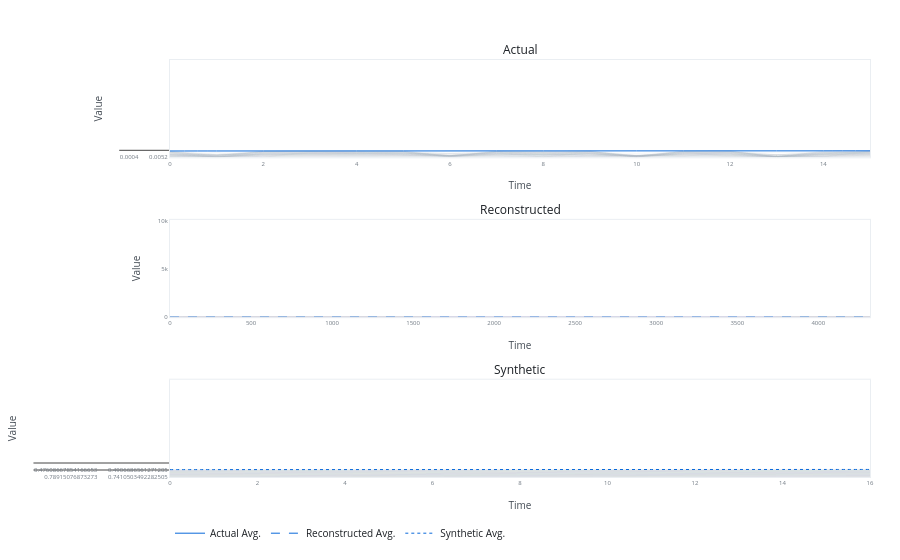

Here is the notebook cell this chart was saved with:
### Code cell
# Plot the actual, reconstructed and synthetic data
import kaleido
kaleido.get_chrome_sync()

fig = plot(actual=X1_test, reconstructed=x_hat, synthetic=x_sim)
fig.write_image("results.png", scale=4, height=900, width=700)
fig.show()

### Figure 1 — Plotly figure (JSON) as saved in the notebook; plotly's stock layout.template omitted (floating-point values rounded to 4 significant figures; data arrays with more than 128 entries replaced by an {"elided": "..."} marker saying what was removed)
{"data": [{"line": {"color": "rgba(175,184,193,0.2)", "width": 0.5}, "mode": "lines", "showlegend": false, "type": "scatter", "xaxis": "x", "y": {"elided": "96x16 float values"}, "yaxis": "y"}, {"line": {"color": "rgba(175,184,193,0.2)", "width": 0.5}, "mode": "lines", "showlegend": false, "type": "scatter", "xaxis": "x", "y": {"elided": "96x16 float values"}, "yaxis": "y"}, {"line": {"color": "rgba(175,184,193,0.2)", "width": 0.5}, "mode": "lines", "showlegend": false, "type": "scatter", "xaxis": "x", "y": {"elided": "96x16 float values"}, "yaxis": "y"}, {"line": {"color": "rgba(175,184,193,0.2)", "width": 0.5}, "mode": "lines", "showlegend": false, "type": "scatter", "xaxis": "x", "y": {"elided": "96x16 float values"}, "yaxis": "y"}, {"line": {"color": "rgba(175,184,193,0.2)", "width": 0.5}, "mode": "lines", "showlegend": false, "type": "scatter", "xaxis": "x", "y": {"elided": "96x16 float values"}, "yaxis": "y"}, {"line": {"color": "rgba(175,184,193,0.2)", "width": 0.5}, "mode": "lines", "showlegend": false, "type": "scatter", "xaxis": "x", "y": {"elided": "96x16 float values"}, "yaxis": "y"}, {"line": {"color": "rgba(175,184,193,0.2)", "width": 0.5}, "mode": "lines", "showlegend": false, "type": "scatter", "xaxis": "x", "y": {"elided": "96x16 float values"}, "yaxis": "y"}, {"line": {"color": "rgba(175,184,193,0.2)", "width": 0.5}, "mode": "lines", "showlegend": false, "type": "scatter", "xaxis": "x", "y": {"elided": "96x16 float values"}, "yaxis": "y"}, {"line": {"color": "rgba(175,184,193,0.2)", "width": 0.5}, "mode": "lines", "showlegend": false, "type": "scatter", "xaxis": "x", "y": {"elided": "96x16 float values"}, "yaxis": "y"}, {"line": {"color": "rgba(175,184,193,0.2)", "width": 0.5}, "mode": "lines", "showlegend": false, "type": "scatter", "xaxis": "x", "y": {"elided": "96x16 float values"}, "yaxis": "y"}, {"line": {"color": "rgba(175,184,193,0.2)", "width": 0.5}, "mode": "lines", "showlegend": false, "type": "scatter", "xaxis": "x", "y": {"elided": "96x16 float values"}, "yaxis": "y"}, {"line": {"color": "rgba(175,184,193,0.2)", "width": 0.5}, "mode": "lines", "showlegend": false, "type": "scatter", "xaxis": "x", "y": {"elided": "96x16 float values"}, "yaxis": "y"}, {"line": {"color": "rgba(175,184,193,0.2)", "width": 0.5}, "mode": "lines", "showlegend": false, "type": "scatter", "xaxis": "x", "y": {"elided": "96x16 float values"}, "yaxis": "y"}, {"line": {"color": "rgba(175,184,193,0.2)", "width": 0.5}, "mode": "lines", "showlegend": false, "type": "scatter", "xaxis": "x", "y": {"elided": "96x16 float values"}, "yaxis": "y"}, {"line": {"color": "rgba(175,184,193,0.2)", "width": 0.5}, "mode": "lines", "showlegend": false, "type": "scatter", "xaxis": "x", "y": {"elided": "96x16 float values"}, "yaxis": "y"}, {"line": {"color": "rgba(175,184,193,0.2)", "width": 0.5}, "mode": "lines", "showlegend": false, "type": "scatter", "xaxis": "x", "y": {"elided": "96x16 float values"}, "yaxis": "y"}, {"line": {"color": "rgba(175,184,193,0.2)", "width": 0.5}, "mode": "lines", "showlegend": false, "type": "scatter", "xaxis": "x", "y": {"elided": "96x16 float values"}, "yaxis": "y"}, {"line": {"color": "rgba(175,184,193,0.2)", "width": 0.5}, "mode": "lines", "showlegend": false, "type": "scatter", "xaxis": "x", "y": {"elided": "96x16 float values"}, "yaxis": "y"}, {"line": {"color": "rgba(175,184,193,0.2)", "width": 0.5}, "mode": "lines", "showlegend": false, "type": "scatter", "xaxis": "x", "y": {"elided": "96x16 float values"}, "yaxis": "y"}, {"line": {"color": "rgba(175,184,193,0.2)", "width": 0.5}, "mode": "lines", "showlegend": false, "type": "scatter", "xaxis": "x", "y": {"elided": "96x16 float values"}, "yaxis": "y"}, {"line": {"color": "rgba(175,184,193,0.2)", "width": 0.5}, "mode": "lines", "showlegend": false, "type": "scatter", "xaxis": "x", "y": {"elided": "96x16 float values"}, "yaxis": "y"}, {"line": {"color": "rgba(175,184,193,0.2)", "width": 0.5}, "mode": "lines", "showlegend": false, "type": "scatter", "xaxis": "x", "y": {"elided": "96x16 float values"}, "yaxis": "y"}, {"line": {"color": "rgba(175,184,193,0.2)", "width": 0.5}, "mode": "lines", "showlegend": false, "type": "scatter", "xaxis": "x", "y": {"elided": "96x16 float values"}, "yaxis": "y"}, {"line": {"color": "rgba(175,184,193,0.2)", "width": 0.5}, "mode": "lines", "showlegend": false, "type": "scatter", "xaxis": "x", "y": {"elided": "96x16 float values"}, "yaxis": "y"}, {"line": {"color": "rgba(175,184,193,0.2)", "width": 0.5}, "mode": "lines", "showlegend": false, "type": "scatter", "xaxis": "x", "y": {"elided": "96x16 float values"}, "yaxis": "y"}, {"line": {"color": "rgba(175,184,193,0.2)", "width": 0.5}, "mode": "lines", "showlegend": false, "type": "scatter", "xaxis": "x", "y": {"elided": "96x16 float values"}, "yaxis": "y"}, {"line": {"color": "rgba(175,184,193,0.2)", "width": 0.5}, "mode": "lines", "showlegend": false, "type": "scatter", "xaxis": "x", "y": {"elided": "96x16 float values"}, "yaxis": "y"}, {"line": {"color": "rgba(175,184,193,0.2)", "width": 0.5}, "mode": "lines", "showlegend": false, "type": "scatter", "xaxis": "x", "y": {"elided": "96x16 float values"}, "yaxis": "y"}, {"line": {"color": "rgba(175,184,193,0.2)", "width": 0.5}, "mode": "lines", "showlegend": false, "type": "scatter", "xaxis": "x", "y": {"elided": "96x16 float values"}, "yaxis": "y"}, {"line": {"color": "rgba(175,184,193,0.2)", "width": 0.5}, "mode": "lines", "showlegend": false, "type": "scatter", "xaxis": "x", "y": {"elided": "96x16 float values"}, "yaxis": "y"}, {"line": {"color": "rgba(175,184,193,0.2)", "width": 0.5}, "mode": "lines", "showlegend": false, "type": "scatter", "xaxis": "x", "y": {"elided": "96x16 float values"}, "yaxis": "y"}, {"line": {"color": "rgba(175,184,193,0.2)", "width": 0.5}, "mode": "lines", "showlegend": false, "type": "scatter", "xaxis": "x", "y": {"elided": "96x16 float values"}, "yaxis": "y"}, {"line": {"color": "rgba(175,184,193,0.2)", "width": 0.5}, "mode": "lines", "showlegend": false, "type": "scatter", "xaxis": "x", "y": {"elided": "96x16 float values"}, "yaxis": "y"}, {"line": {"color": "rgba(175,184,193,0.2)", "width": 0.5}, "mode": "lines", "showlegend": false, "type": "scatter", "xaxis": "x", "y": {"elided": "96x16 float values"}, "yaxis": "y"}, {"line": {"color": "rgba(175,184,193,0.2)", "width": 0.5}, "mode": "lines", "showlegend": false, "type": "scatter", "xaxis": "x", "y": {"elided": "96x16 float values"}, "yaxis": "y"}, {"line": {"color": "rgba(175,184,193,0.2)", "width": 0.5}, "mode": "lines", "showlegend": false, "type": "scatter", "xaxis": "x", "y": {"elided": "96x16 float values"}, "yaxis": "y"}, {"line": {"color": "rgba(175,184,193,0.2)", "width": 0.5}, "mode": "lines", "showlegend": false, "type": "scatter", "xaxis": "x", "y": {"elided": "96x16 float values"}, "yaxis": "y"}, {"line": {"color": "rgba(175,184,193,0.2)", "width": 0.5}, "mode": "lines", "showlegend": false, "type": "scatter", "xaxis": "x", "y": {"elided": "96x16 float values"}, "yaxis": "y"}, {"line": {"color": "rgba(175,184,193,0.2)", "width": 0.5}, "mode": "lines", "showlegend": false, "type": "scatter", "xaxis": "x", "y": {"elided": "96x16 float values"}, "yaxis": "y"}, {"line": {"color": "rgba(175,184,193,0.2)", "width": 0.5}, "mode": "lines", "showlegend": false, "type": "scatter", "xaxis": "x", "y": {"elided": "96x16 float values"}, "yaxis": "y"}, {"line": {"color": "rgba(175,184,193,0.2)", "width": 0.5}, "mode": "lines", "showlegend": false, "type": "scatter", "xaxis": "x", "y": {"elided": "96x16 float values"}, "yaxis": "y"}, {"line": {"color": "rgba(175,184,193,0.2)", "width": 0.5}, "mode": "lines", "showlegend": false, "type": "scatter", "xaxis": "x", "y": {"elided": "96x16 float values"}, "yaxis": "y"}, {"line": {"color": "rgba(175,184,193,0.2)", "width": 0.5}, "mode": "lines", "showlegend": false, "type": "scatter", "xaxis": "x", "y": {"elided": "96x16 float values"}, "yaxis": "y"}, {"line": {"color": "rgba(175,184,193,0.2)", "width": 0.5}, "mode": "lines", "showlegend": false, "type": "scatter", "xaxis": "x", "y": {"elided": "96x16 float values"}, "yaxis": "y"}, {"line": {"color": "rgba(175,184,193,0.2)", "width": 0.5}, "mode": "lines", "showlegend": false, "type": "scatter", "xaxis": "x", "y": {"elided": "96x16 float values"}, "yaxis": "y"}, {"line": {"color": "#0969da", "shape": "spline", "width": 1}, "mode": "lines", "name": "Actual Avg.", "showlegend": true, "type": "scatter", "xaxis": "x", "y": {"elided": "96x16 float values"}, "yaxis": "y"}, {"line": {"color": "rgba(175,184,193,0.2)", "width": 0.5}, "mode": "lines", "showlegend": false, "type": "scatter", "xaxis": "x2", "y": {"elided": "4320 float values"}, "yaxis": "y2"}, {"line": {"color": "rgba(175,184,193,0.2)", "width": 0.5}, "mode": "lines", "showlegend": false, "type": "scatter", "xaxis": "x2", "y": {"elided": "4320 float values"}, "yaxis": "y2"}, {"line": {"color": "rgba(175,184,193,0.2)", "width": 0.5}, "mode": "lines", "showlegend": false, "type": "scatter", "xaxis": "x2", "y": {"elided": "4320 float values"}, "yaxis": "y2"}, {"line": {"color": "rgba(175,184,193,0.2)", "width": 0.5}, "mode": "lines", "showlegend": false, "type": "scatter", "xaxis": "x2", "y": {"elided": "4320 float values"}, "yaxis": "y2"}, {"line": {"color": "rgba(175,184,193,0.2)", "width": 0.5}, "mode": "lines", "showlegend": false, "type": "scatter", "xaxis": "x2", "y": {"elided": "4320 float values"}, "yaxis": "y2"}, {"line": {"color": "rgba(175,184,193,0.2)", "width": 0.5}, "mode": "lines", "showlegend": false, "type": "scatter", "xaxis": "x2", "y": {"elided": "4320 float values"}, "yaxis": "y2"}, {"line": {"color": "rgba(175,184,193,0.2)", "width": 0.5}, "mode": "lines", "showlegend": false, "type": "scatter", "xaxis": "x2", "y": {"elided": "4320 float values"}, "yaxis": "y2"}, {"line": {"color": "rgba(175,184,193,0.2)", "width": 0.5}, "mode": "lines", "showlegend": false, "type": "scatter", "xaxis": "x2", "y": {"elided": "4320 float values"}, "yaxis": "y2"}, {"line": {"color": "rgba(175,184,193,0.2)", "width": 0.5}, "mode": "lines", "showlegend": false, "type": "scatter", "xaxis": "x2", "y": {"elided": "4320 float values"}, "yaxis": "y2"}, {"line": {"color": "rgba(175,184,193,0.2)", "width": 0.5}, "mode": "lines", "showlegend": false, "type": "scatter", "xaxis": "x2", "y": {"elided": "4320 float values"}, "yaxis": "y2"}, {"line": {"color": "rgba(175,184,193,0.2)", "width": 0.5}, "mode": "lines", "showlegend": false, "type": "scatter", "xaxis": "x2", "y": {"elided": "4320 float values"}, "yaxis": "y2"}, {"line": {"color": "rgba(175,184,193,0.2)", "width": 0.5}, "mode": "lines", "showlegend": false, "type": "scatter", "xaxis": "x2", "y": {"elided": "4320 float values"}, "yaxis": "y2"}, {"line": {"color": "rgba(175,184,193,0.2)", "width": 0.5}, "mode": "lines", "showlegend": false, "type": "scatter", "xaxis": "x2", "y": {"elided": "4320 float values"}, "yaxis": "y2"}, {"line": {"color": "rgba(175,184,193,0.2)", "width": 0.5}, "mode": "lines", "showlegend": false, "type": "scatter", "xaxis": "x2", "y": {"elided": "4320 float values"}, "yaxis": "y2"}, {"line": {"color": "rgba(175,184,193,0.2)", "width": 0.5}, "mode": "lines", "showlegend": false, "type": "scatter", "xaxis": "x2", "y": {"elided": "4320 float values"}, "yaxis": "y2"}, {"line": {"color": "rgba(175,184,193,0.2)", "width": 0.5}, "mode": "lines", "showlegend": false, "type": "scatter", "xaxis": "x2", "y": {"elided": "4320 float values"}, "yaxis": "y2"}, {"line": {"color": "rgba(175,184,193,0.2)", "width": 0.5}, "mode": "lines", "showlegend": false, "type": "scatter", "xaxis": "x2", "y": {"elided": "4320 float values"}, "yaxis": "y2"}, {"line": {"color": "#0969da", "dash": "dash", "shape": "spline", "width": 1}, "mode": "lines", "name": "Reconstructed Avg.", "showlegend": true, "type": "scatter", "xaxis": "x2", "y": {"elided": "4320 float values"}, "yaxis": "y2"}, {"line": {"color": "rgba(175,184,193,0.2)", "width": 0.5}, "mode": "lines", "showlegend": false, "type": "scatter", "xaxis": "x3", "y": {"elided": "96x17 float values"}, "yaxis": "y3"}, {"line": {"color": "rgba(175,184,193,0.2)", "width": 0.5}, "mode": "lines", "showlegend": false, "type": "scatter", "xaxis": "x3", "y": {"elided": "96x17 float values"}, "yaxis": "y3"}, {"line": {"color": "rgba(175,184,193,0.2)", "width": 0.5}, "mode": "lines", "showlegend": false, "type": "scatter", "xaxis": "x3", "y": {"elided": "96x17 float values"}, "yaxis": "y3"}, {"line": {"color": "rgba(175,184,193,0.2)", "width": 0.5}, "mode": "lines", "showlegend": false, "type": "scatter", "xaxis": "x3", "y": {"elided": "96x17 float values"}, "yaxis": "y3"}, {"line": {"color": "rgba(175,184,193,0.2)", "width": 0.5}, "mode": "lines", "showlegend": false, "type": "scatter", "xaxis": "x3", "y": {"elided": "96x17 float values"}, "yaxis": "y3"}, {"line": {"color": "rgba(175,184,193,0.2)", "width": 0.5}, "mode": "lines", "showlegend": false, "type": "scatter", "xaxis": "x3", "y": {"elided": "96x17 float values"}, "yaxis": "y3"}, {"line": {"color": "rgba(175,184,193,0.2)", "width": 0.5}, "mode": "lines", "showlegend": false, "type": "scatter", "xaxis": "x3", "y": {"elided": "96x17 float values"}, "yaxis": "y3"}, {"line": {"color": "rgba(175,184,193,0.2)", "width": 0.5}, "mode": "lines", "showlegend": false, "type": "scatter", "xaxis": "x3", "y": {"elided": "96x17 float values"}, "yaxis": "y3"}, {"line": {"color": "rgba(175,184,193,0.2)", "width": 0.5}, "mode": "lines", "showlegend": false, "type": "scatter", "xaxis": "x3", "y": {"elided": "96x17 float values"}, "yaxis": "y3"}, {"line": {"color": "rgba(175,184,193,0.2)", "width": 0.5}, "mode": "lines", "showlegend": false, "type": "scatter", "xaxis": "x3", "y": {"elided": "96x17 float values"}, "yaxis": "y3"}, {"line": {"color": "rgba(175,184,193,0.2)", "width": 0.5}, "mode": "lines", "showlegend": false, "type": "scatter", "xaxis": "x3", "y": {"elided": "96x17 float values"}, "yaxis": "y3"}, {"line": {"color": "rgba(175,184,193,0.2)", "width": 0.5}, "mode": "lines", "showlegend": false, "type": "scatter", "xaxis": "x3", "y": {"elided": "96x17 float values"}, "yaxis": "y3"}, {"line": {"color": "rgba(175,184,193,0.2)", "width": 0.5}, "mode": "lines", "showlegend": false, "type": "scatter", "xaxis": "x3", "y": {"elided": "96x17 float values"}, "yaxis": "y3"}, {"line": {"color": "rgba(175,184,193,0.2)", "width": 0.5}, "mode": "lines", "showlegend": false, "type": "scatter", "xaxis": "x3", "y": {"elided": "96x17 float values"}, "yaxis": "y3"}, {"line": {"color": "rgba(175,184,193,0.2)", "width": 0.5}, "mode": "lines", "showlegend": false, "type": "scatter", "xaxis": "x3", "y": {"elided": "96x17 float values"}, "yaxis": "y3"}, {"line": {"color": "rgba(175,184,193,0.2)", "width": 0.5}, "mode": "lines", "showlegend": false, "type": "scatter", "xaxis": "x3", "y": {"elided": "96x17 float values"}, "yaxis": "y3"}, {"line": {"color": "rgba(175,184,193,0.2)", "width": 0.5}, "mode": "lines", "showlegend": false, "type": "scatter", "xaxis": "x3", "y": {"elided": "96x17 float values"}, "yaxis": "y3"}, {"line": {"color": "rgba(175,184,193,0.2)", "width": 0.5}, "mode": "lines", "showlegend": false, "type": "scatter", "xaxis": "x3", "y": {"elided": "96x17 float values"}, "yaxis": "y3"}, {"line": {"color": "rgba(175,184,193,0.2)", "width": 0.5}, "mode": "lines", "showlegend": false, "type": "scatter", "xaxis": "x3", "y": {"elided": "96x17 float values"}, "yaxis": "y3"}, {"line": {"color": "rgba(175,184,193,0.2)", "width": 0.5}, "mode": "lines", "showlegend": false, "type": "scatter", "xaxis": "x3", "y": {"elided": "96x17 float values"}, "yaxis": "y3"}, {"line": {"color": "rgba(175,184,193,0.2)", "width": 0.5}, "mode": "lines", "showlegend": false, "type": "scatter", "xaxis": "x3", "y": {"elided": "96x17 float values"}, "yaxis": "y3"}, {"line": {"color": "rgba(175,184,193,0.2)", "width": 0.5}, "mode": "lines", "showlegend": false, "type": "scatter", "xaxis": "x3", "y": {"elided": "96x17 float values"}, "yaxis": "y3"}, {"line": {"color": "rgba(175,184,193,0.2)", "width": 0.5}, "mode": "lines", "showlegend": false, "type": "scatter", "xaxis": "x3", "y": {"elided": "96x17 float values"}, "yaxis": "y3"}, {"line": {"color": "rgba(175,184,193,0.2)", "width": 0.5}, "mode": "lines", "showlegend": false, "type": "scatter", "xaxis": "x3", "y": {"elided": "96x17 float values"}, "yaxis": "y3"}, {"line": {"color": "rgba(175,184,193,0.2)", "width": 0.5}, "mode": "lines", "showlegend": false, "type": "scatter", "xaxis": "x3", "y": {"elided": "96x17 float values"}, "yaxis": "y3"}, {"line": {"color": "rgba(175,184,193,0.2)", "width": 0.5}, "mode": "lines", "showlegend": false, "type": "scatter", "xaxis": "x3", "y": {"elided": "96x17 float values"}, "yaxis": "y3"}, {"line": {"color": "rgba(175,184,193,0.2)", "width": 0.5}, "mode": "lines", "showlegend": false, "type": "scatter", "xaxis": "x3", "y": {"elided": "96x17 float values"}, "yaxis": "y3"}, {"line": {"color": "rgba(175,184,193,0.2)", "width": 0.5}, "mode": "lines", "showlegend": false, "type": "scatter", "xaxis": "x3", "y": {"elided": "96x17 float values"}, "yaxis": "y3"}, {"line": {"color": "rgba(175,184,193,0.2)", "width": 0.5}, "mode": "lines", "showlegend": false, "type": "scatter", "xaxis": "x3", "y": {"elided": "96x17 float values"}, "yaxis": "y3"}, {"line": {"color": "rgba(175,184,193,0.2)", "width": 0.5}, "mode": "lines", "showlegend": false, "type": "scatter", "xaxis": "x3", "y": {"elided": "96x17 float values"}, "yaxis": "y3"}, {"line": {"color": "rgba(175,184,193,0.2)", "width": 0.5}, "mode": "lines", "showlegend": false, "type": "scatter", "xaxis": "x3", "y": {"elided": "96x17 float values"}, "yaxis": "y3"}, {"line": {"color": "rgba(175,184,193,0.2)", "width": 0.5}, "mode": "lines", "showlegend": false, "type": "scatter", "xaxis": "x3", "y": {"elided": "96x17 float values"}, "yaxis": "y3"}, {"line": {"color": "rgba(175,184,193,0.2)", "width": 0.5}, "mode": "lines", "showlegend": false, "type": "scatter", "xaxis": "x3", "y": {"elided": "96x17 float values"}, "yaxis": "y3"}, {"line": {"color": "rgba(175,184,193,0.2)", "width": 0.5}, "mode": "lines", "showlegend": false, "type": "scatter", "xaxis": "x3", "y": {"elided": "96x17 float values"}, "yaxis": "y3"}, {"line": {"color": "rgba(175,184,193,0.2)", "width": 0.5}, "mode": "lines", "showlegend": false, "type": "scatter", "xaxis": "x3", "y": {"elided": "96x17 float values"}, "yaxis": "y3"}, {"line": {"color": "rgba(175,184,193,0.2)", "width": 0.5}, "mode": "lines", "showlegend": false, "type": "scatter", "xaxis": "x3", "y": {"elided": "96x17 float values"}, "yaxis": "y3"}, {"line": {"color": "rgba(175,184,193,0.2)", "width": 0.5}, "mode": "lines", "showlegend": false, "type": "scatter", "xaxis": "x3", "y": {"elided": "96x17 float values"}, "yaxis": "y3"}, {"line": {"color": "rgba(175,184,193,0.2)", "width": 0.5}, "mode": "lines", "showlegend": false, "type": "scatter", "xaxis": "x3", "y": {"elided": "96x17 float values"}, "yaxis": "y3"}, {"line": {"color": "rgba(175,184,193,0.2)", "width": 0.5}, "mode": "lines", "showlegend": false, "type": "scatter", "xaxis": "x3", "y": {"elided": "96x17 float values"}, "yaxis": "y3"}, {"line": {"color": "rgba(175,184,193,0.2)", "width": 0.5}, "mode": "lines", "showlegend": false, "type": "scatter", "xaxis": "x3", "y": {"elided": "96x17 float values"}, "yaxis": "y3"}, {"line": {"color": "rgba(175,184,193,0.2)", "width": 0.5}, "mode": "lines", "showlegend": false, "type": "scatter", "xaxis": "x3", "y": {"elided": "96x17 float values"}, "yaxis": "y3"}, {"line": {"color": "rgba(175,184,193,0.2)", "width": 0.5}, "mode": "lines", "showlegend": false, "type": "scatter", "xaxis": "x3", "y": {"elided": "96x17 float values"}, "yaxis": "y3"}, {"line": {"color": "rgba(175,184,193,0.2)", "width": 0.5}, "mode": "lines", "showlegend": false, "type": "scatter", "xaxis": "x3", "y": {"elided": "96x17 float values"}, "yaxis": "y3"}, {"line": {"color": "rgba(175,184,193,0.2)", "width": 0.5}, "mode": "lines", "showlegend": false, "type": "scatter", "xaxis": "x3", "y": {"elided": "96x17 float values"}, "yaxis": "y3"}, {"line": {"color": "rgba(175,184,193,0.2)", "width": 0.5}, "mode": "lines", "showlegend": false, "type": "scatter", "xaxis": "x3", "y": {"elided": "96x17 float values"}, "yaxis": "y3"}, {"line": {"color": "#0969da", "dash": "dot", "shape": "spline", "width": 1}, "mode": "lines", "name": "Synthetic Avg.", "showlegend": true, "type": "scatter", "xaxis": "x3", "y": {"elided": "96x17 float values"}, "yaxis": "y3"}], "layout": {"annotations": [{"font": {"color": "#1b1f24", "size": 12}, "showarrow": false, "text": "Actual", "x": 0.5, "xanchor": "center", "xref": "paper", "y": 1.0, "yanchor": "bottom", "yref": "paper"}, {"font": {"color": "#1b1f24", "size": 12}, "showarrow": false, "text": "Reconstructed", "x": 0.5, "xanchor": "center", "xref": "paper", "y": 0.6167, "yanchor": "bottom", "yref": "paper"}, {"font": {"color": "#1b1f24", "size": 12}, "showarrow": false, "text": "Synthetic", "x": 0.5, "xanchor": "center", "xref": "paper", "y": 0.2333, "yanchor": "bottom", "yref": "paper"}], "font": {"color": "#1b1f24", "size": 8}, "legend": {"font": {"color": "#1b1f24", "size": 10}, "orientation": "h", "traceorder": "normal", "x": 0, "y": -0.1}, "margin": {"b": 60, "l": 30, "r": 30, "t": 60}, "paper_bgcolor": "white", "plot_bgcolor": "white", "xaxis": {"anchor": "y", "color": "#424a53", "domain": [0, 1], "linecolor": "#eaeef2", "mirror": true, "showgrid": false, "tickfont": {"color": "#6e7781", "size": 6}, "title": {"text": "Time"}}, "xaxis2": {"anchor": "y2", "color": "#424a53", "domain": [0, 1], "linecolor": "#eaeef2", "mirror": true, "showgrid": false, "tickfont": {"color": "#6e7781", "size": 6}, "title": {"text": "Time"}}, "xaxis3": {"anchor": "y3", "color": "#424a53", "domain": [0, 1], "linecolor": "#eaeef2", "mirror": true, "showgrid": false, "tickfont": {"color": "#6e7781", "size": 6}, "title": {"text": "Time"}}, "yaxis": {"anchor": "x", "color": "#424a53", "domain": [0.7667, 1.0], "linecolor": "#eaeef2", "mirror": true, "range": [-0.00738, 10070.0], "showgrid": false, "tickfont": {"color": "#6e7781", "size": 6}, "title": {"text": "Value"}, "zeroline": false}, "yaxis2": {"anchor": "x2", "color": "#424a53", "domain": [0.3833, 0.6167], "linecolor": "#eaeef2", "mirror": true, "range": [-0.00738, 10070.0], "showgrid": false, "tickfont": {"color": "#6e7781", "size": 6}, "title": {"text": "Value"}, "zeroline": false}, "yaxis3": {"anchor": "x3", "color": "#424a53", "domain": [0, 0.2333], "linecolor": "#eaeef2", "mirror": true, "range": [-0.00738, 10070.0], "showgrid": false, "tickfont": {"color": "#6e7781", "size": 6}, "title": {"text": "Value"}, "zeroline": false}}}
